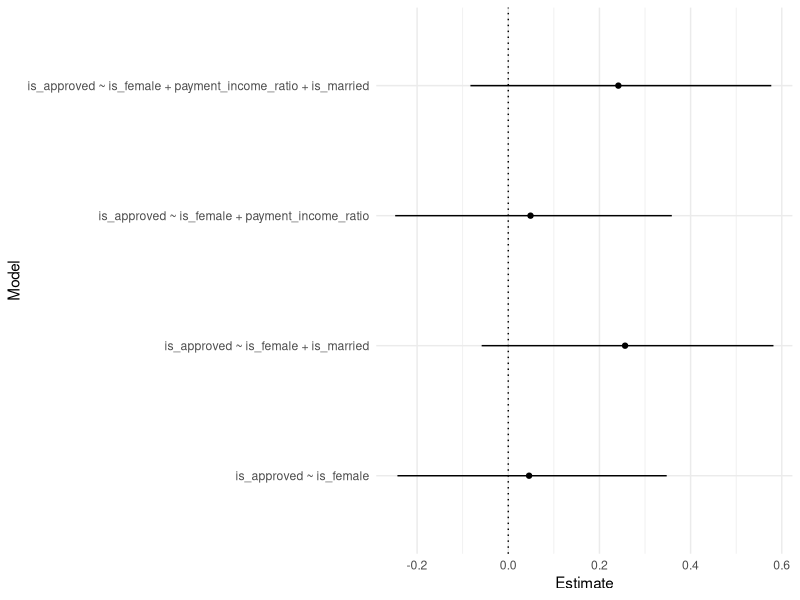
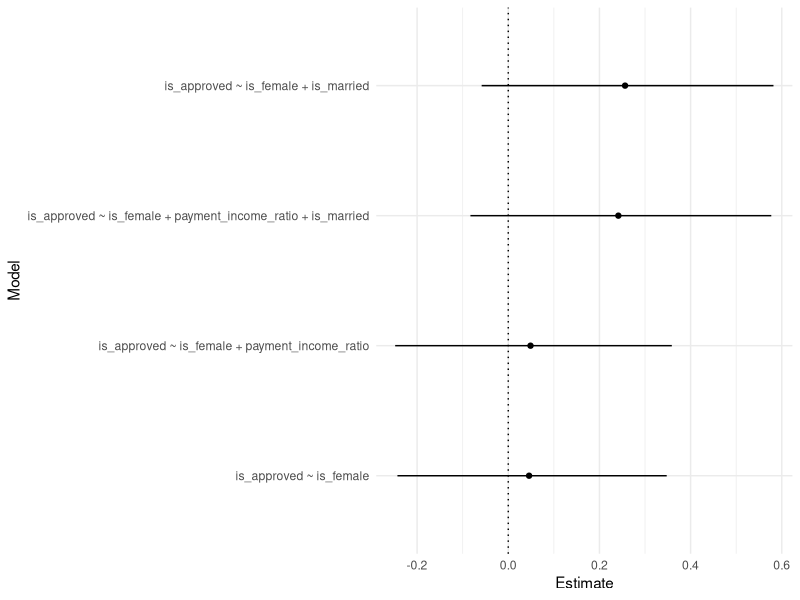
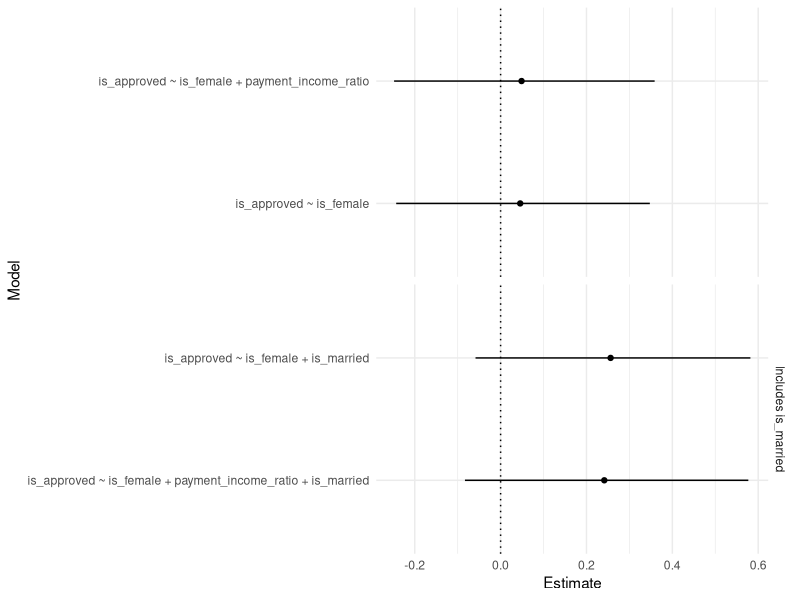
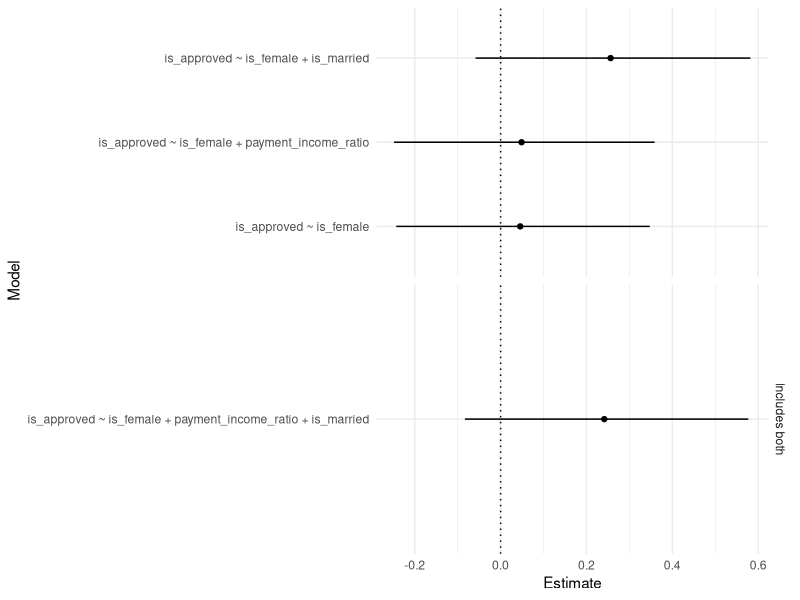
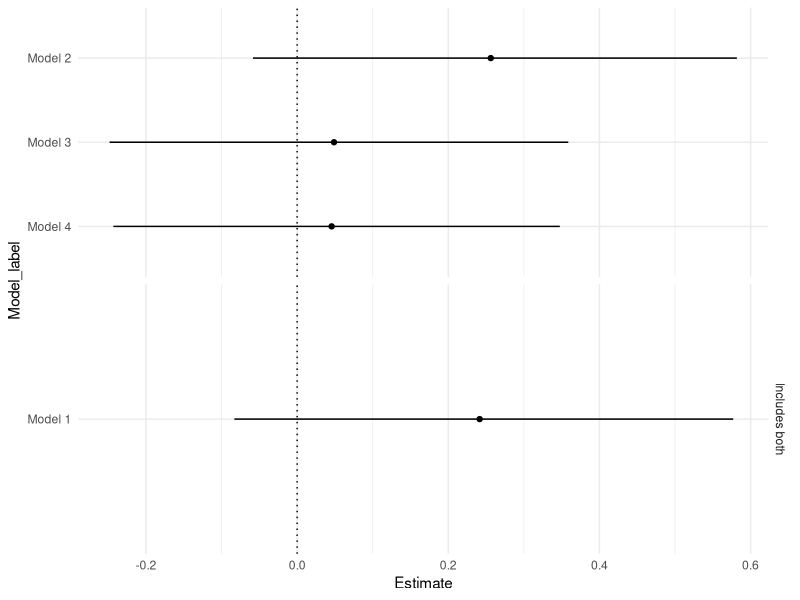

Write the R code that produced these figures, in order.
## ---- chunk 1
if (!require(ggplot2)) {
  # Installs ggplot2 if it is missing
  # The installation process may ask you to update other packages. 
  # If asked, select the option to update All.
  install.packages("ggplot2")
  library(ggplot2)
}
## ---- chunk 2
# the dataset is stored in the file named hdma.csv
hdma <- read.csv("hdma.csv")
hdma 
## ---- chunk 3
simple_formula <- "is_approved ~ is_female"
## ---- chunk 4
fit <- glm(formula = simple_formula, data = hdma, family = binomial)
## ---- chunk 5
ests <- coef(fit)
ests # note the named vector.
est_is_female <- ests[names(ests) == "is_female"]
est_is_female
## ---- chunk 6
exp(est_is_female)
## ---- chunk 7
cis <- confint(fit)
cis # note the matrix with named rows and columns
ci_is_female <- cis[rownames(cis) == "is_female", ]
ci_is_female
## ---- chunk 8
# write your code here

## ---- chunk 9
base_formula <- "is_approved ~ is_female"
## ---- chunk 10
ie_table <- expand.grid(payment_income_ratio = c(TRUE, FALSE),
                        is_married = c(TRUE, FALSE))
ie_table
## ---- chunk 11
covariates <- c("payment_income_ratio", "is_married")
# MARGIN = 1 indicates that we will apply the FUN along the rows
formulae <- apply(X = ie_table, MARGIN = 1, FUN = function(x) {
  # x is a row from ie_table evaluated one at a time
  # covariates[x] picks the covariate values where x is TRUE
  # paste(c(...), collapse = " + ") connects the elements in c(...) by " + " 
  #   into a single string
  paste(c(base_formula, covariates[x]), collapse = " + ")
})
formulae
## ---- chunk 12
n_options <- length(formulae)
n_options
## ---- chunk 13
lapply(formulae, function(x) nchar(x))
## ---- chunk 14
results_list <- lapply(formulae, function(x) {
  fit <- glm(x, data = hdma, family = binomial)
  # coefficients() extracts the coefficient estimates 
  ests <- coefficients(fit)
  cis <- confint(fit)
  # extract the values for `is_female`
  est_is_female <- ests[names(ests) == "is_female"]     # ests is a vector
  ci_is_female <- cis[row.names(cis) == "is_female", ]  # cis is a table
  # return the coefficient estimate and the confidence interval in a vector
  return(c(est_is_female, ci_is_female))
})
results_list
## ---- chunk 15
# do.call(ribnd, a_list) combines items in a_list by row.
results <- do.call(rbind, results_list)
results
## ---- chunk 16
# Define a data frame using the `results` table.
multiverse_table <- as.data.frame(results) 
# Provide meaningful column names.
colnames(multiverse_table) <- c("Estimate", "LowerCI", "UpperCI")
# Add the vector `formulae` as the first column to the data frame.
multiverse_table <- cbind(Model = formulae, multiverse_table)
multiverse_table
## ---- chunk 17
library(ggplot2)
## ---- chunk 18
p <- ggplot(multiverse_table, aes(y = Model)) 
## ---- chunk 19
p <- p + geom_point(aes(x = Estimate))
## ---- chunk 20
p <- p + geom_linerange(aes(xmin = LowerCI, xmax = UpperCI))
## ---- chunk 21
p <- p + geom_vline(xintercept = 0, linetype = "dotted") 
## ---- chunk 22
p <- p + theme_minimal()
p
## ---- chunk 23
multiverse_table$Model <- factor(
  multiverse_table$Model, 
  # define levels according to the order of `Estimate`
  levels = multiverse_table$Model[order(multiverse_table$Estimate)]
)

ggplot(multiverse_table, aes(y = Model)) +
  geom_point(aes(x = Estimate)) +
  geom_linerange(aes(xmin = LowerCI, xmax = UpperCI)) +
  geom_vline(xintercept = 0, linetype = "dotted") +
  theme_minimal()
## ---- chunk 24
multiverse_table['has_is_married'] <- ifelse(
  grepl("is_married", multiverse_table$Model), 
  "Includes is_married", "")

ggplot(multiverse_table, aes(y = Model)) +
  geom_point(aes(x = Estimate)) +
  geom_linerange(aes(xmin = LowerCI, xmax = UpperCI)) +
  geom_vline(xintercept = 0, linetype = "dotted") +
  theme_minimal() +
  # facet_grid() expects rows and cols wrapped in vars()
  facet_grid(rows = vars(has_is_married), scales = "free_y")
## ---- chunk 25
multiverse_table['has_both'] <- ifelse(
  grepl("is_married", multiverse_table$Model) & 
    grepl("payment_income_ratio", multiverse_table$Model),
  "Includes both", "")

ggplot(multiverse_table, aes(y = Model)) +
  geom_point(aes(x = Estimate)) +
  geom_linerange(aes(xmin = LowerCI, xmax = UpperCI)) +
  geom_vline(xintercept = 0, linetype = "dotted") +
  theme_minimal() +
  # facet_grid() expects rows and cols wrapped in vars()
  facet_grid(rows = vars(has_both), scales = "free_y")
## ---- chunk 26
multiverse_table["Model_label"] <- factor(
  paste("Model", 1:4),
  # define levels according to the order of `Estimate`
  levels = paste("Model", 1:4)[order(multiverse_table$Estimate)]
  )
ggplot(multiverse_table, aes(y = Model_label)) +
  geom_point(aes(x = Estimate)) +
  geom_linerange(aes(xmin = LowerCI, xmax = UpperCI)) +
  geom_vline(xintercept = 0, linetype = "dotted") +
  theme_minimal() +
  # facet_grid() expects rows and cols wrapped in vars()
  facet_grid(rows = vars(has_both), scales = "free_y")
